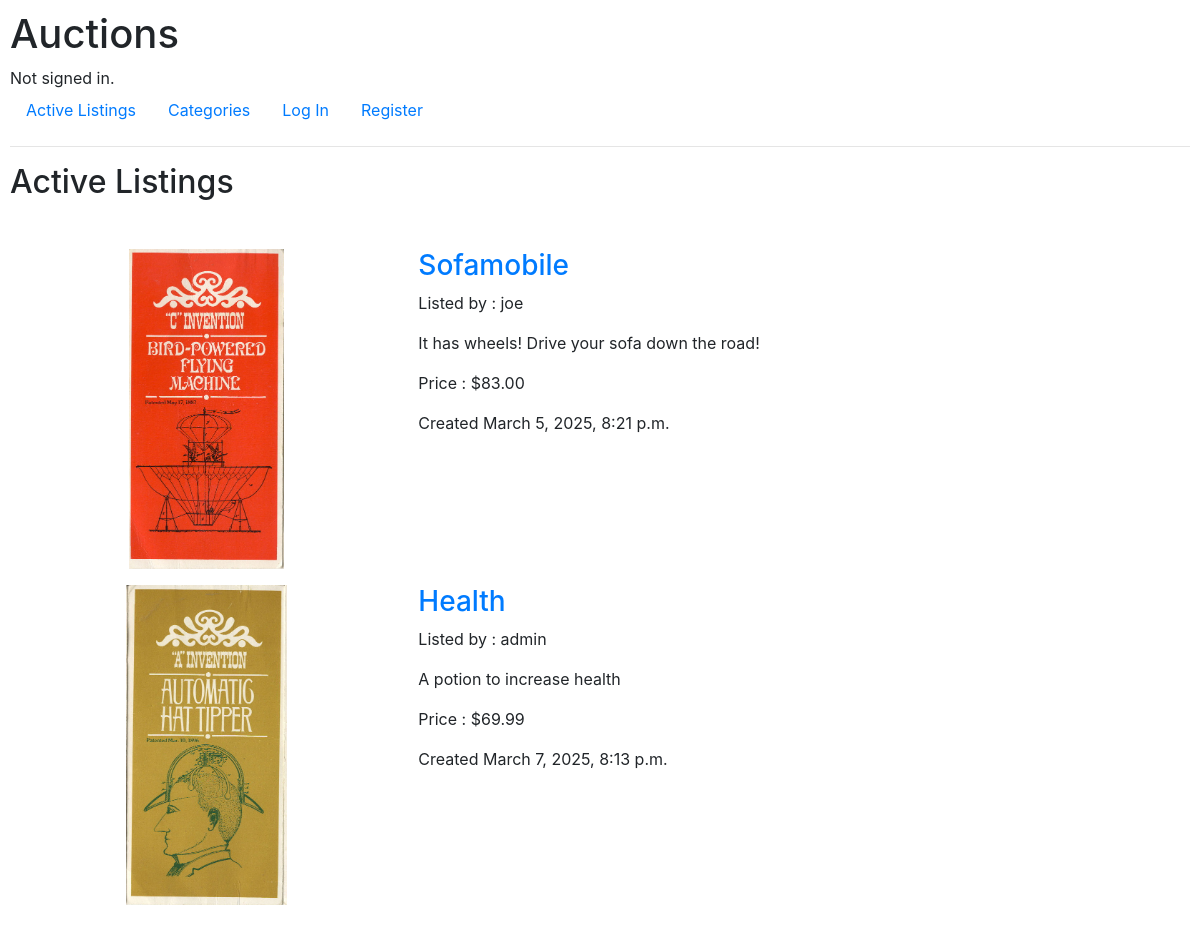
Before: / with the older database file.
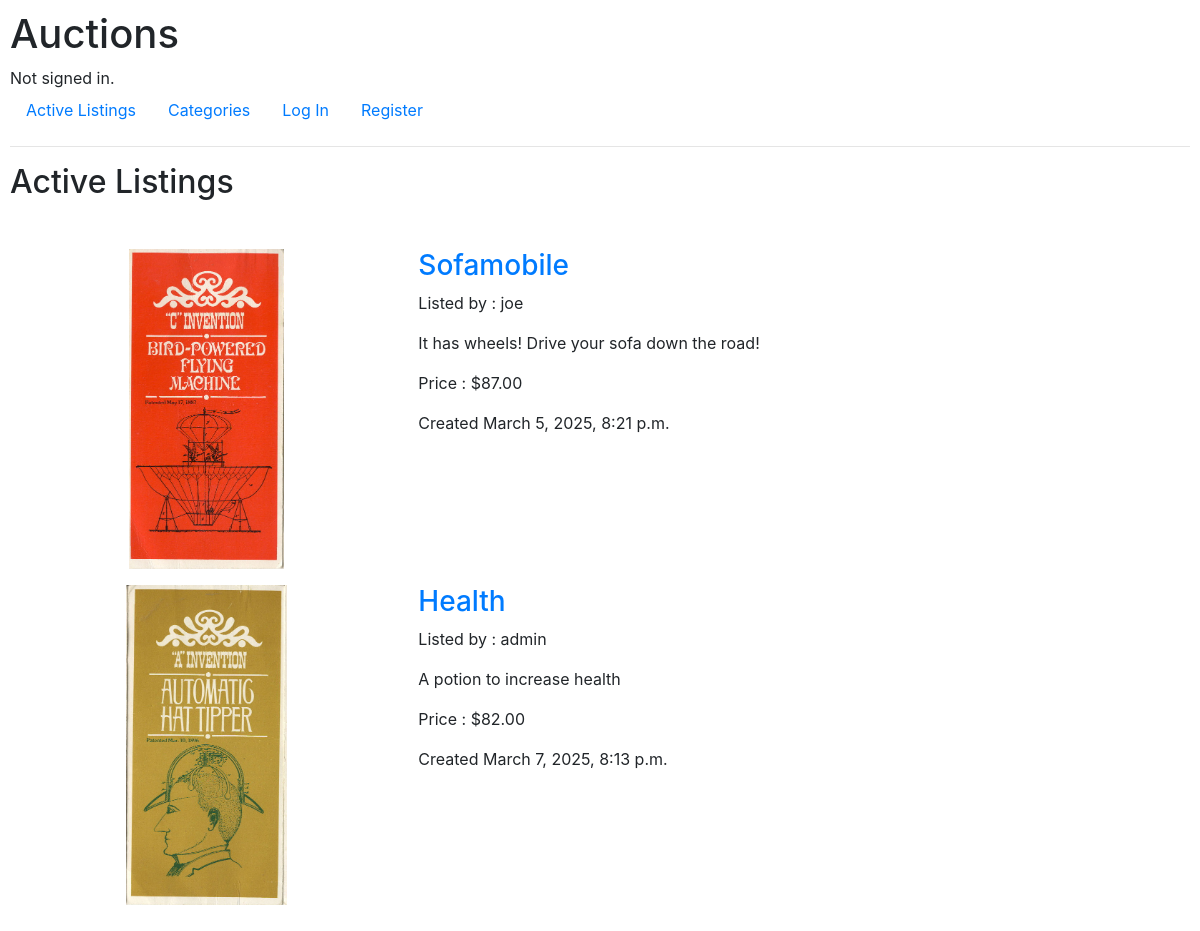
After: the same page with the newer database file.
### auctions/models.py (models this page shows, shortened)
class Listings(models.Model):
    vendor = models.ForeignKey(User, on_delete=models.CASCADE, related_name="user_listings")
    categories = models.ManyToManyField(Categories, related_name="listed")
    title = models.CharField(max_length=64)
    description = models.CharField(max_length=256, blank=True, default="")
    reserve_price = models.DecimalField(decimal_places=2, max_digits=8, default=0)
    date_listed = models.DateTimeField(auto_now_add=True)
    img_file = models.CharField(max_length=64, blank=True, default="")
    active = models.BooleanField()

class User(AbstractUser):
    number_on_watchlist = models.CharField(blank=True, max_length=8)

### auctions/views.py (the view)
# urls.py: path("", views.index, name="index"),
def index(request):
    listings = Listings.objects.all()
    for i in range(len(listings)):
        price = util.get_high_bid(listings[i].id)
        listings[i].reserve_price = price
    return render(request, "auctions/index.html", {
        "listings": listings
    })

### auctions/util.py (called while the page is built)
def get_high_bid(item_id):
  listingObj = Listings.objects.get(id=int(item_id))
  num_bids = Bids.objects.filter(item=int(item_id)).count()
  if num_bids > 0:
      bid = Bids.objects.filter(item=int(item_id)).aggregate(Max("amount", default=0))
      price = f"{bid['amount__max']:.2f}"
  else:
      price = listingObj.reserve_price
  return price

### auctions/templates/auctions/index.html
{% extends "auctions/layout.html" %}
{% load static %}
{% block body %}
    <h2 class="mb-5">Active Listings{% if category %} in category <span class="text-primary" style="font-weight: 700;">{{ category }}</span>{% endif %}</h2>
    <div class="container-fluid">
    {% for listing in listings %}
        <div class="row">
            <div class="col-md-4">
                {% static "" as baseUrl %}
                <p class="text-center"><img src="{{ baseUrl }}auctions/images/{{listing.img_file}}" style="max-height: 20rem;"></p>
            </div>
            <div class="col-md-8">
                {% if category %}
                    <h3><a href="../listings/{{ listing.id }}">{{ listing.title }}</a></h3>
                {% else %}
                    <h3><a href="listings/{{ listing.id }}">{{ listing.title }}</a></h3>
                {% endif %}
                <p>Listed by : {{ listing.vendor }}</p>
                <p>{{ listing.description }}</p>
                <p>Price : ${{ listing.reserve_price }}</p>
                <p>Created {{ listing.date_listed }}</p>
            </div>
        </div>
    {% endfor %}
    </div>
{% endblock %}

### auctions/templates/auctions/layout.html (shortened to what this page needs)
{% load static %}
<!DOCTYPE html>
<html lang="en">
    <head>
        <link rel="stylesheet" href="https://stackpath.bootstrapcdn.com/bootstrap/4.4.1/css/bootstrap.min.css">
        <link href="{% static 'auctions/styles.css' %}" rel="stylesheet">
    </head>
    <body>
        <h1>Auctions</h1>
        <div>
            {% if user.is_authenticated %}
                Signed in as <strong>{{ user.username }}</strong>.
            {% else %}
                Not signed in.
            {% endif %}
        </div>
        <ul class="nav">
            <li class="nav-item">
                <a class="nav-link" href="{% url 'index' %}">Active Listings</a>
            </li>
            <li>
                <a class="nav-link" href="{% url 'categories' %}">Categories</a>
            </li>
            {% if user.is_authenticated %}
                <li class="nav-item">
                    <a class="nav-link" href="{% url 'watchlist' %}">Watchlist <span class="badge bg-primary" style="color:#ffffff">{{ user.number_on_watchlist }}</span></a>
                </li>
                <li class="nav-item">
                    <a class="nav-link" href="{% url 'add_listing' %}">Create Listing</a>
                </li>
                {% if user.is_superuser %}
                    <li class="nav-item">
                        <a class="nav-link" href="/admin">Admin</a>
                    </li>
                {% endif %}
                <li class="nav-item">
                    <a class="nav-link" href="{% url 'logout' %}">Log Out</a>
                </li>
            {% else %}
                <li class="nav-item">
                    <a class="nav-link" href="{% url 'login' %}">Log In</a>
                </li>
                <li class="nav-item">
                    <a class="nav-link" href="{% url 'register' %}">Register</a>
                </li>
            {% endif %}
        </ul>
        <hr>
        {% block body %}
        {% endblock %}
    </body>
</html>

### auctions/static/auctions/styles.css (style rules this page uses)
body { padding: 10px; }

Changed rows visible on the page:
changed Listings "Sofamobile": reserve_price "83.00" → "87.00"
computed for Listings "Health": reserve_price "69.99" → "82.00"
